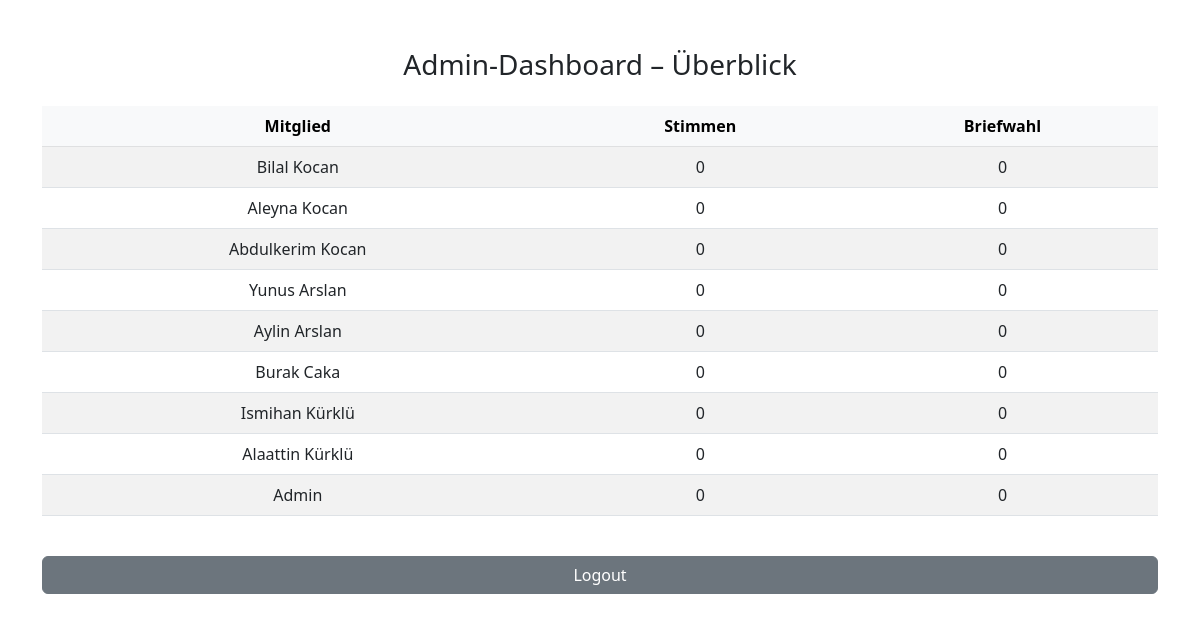
/dashboard (signed in), run on the app's committed database.
### tables this page shows
CREATE TABLE users (
    id INTEGER PRIMARY KEY AUTOINCREMENT,
    name TEXT NOT NULL,
    password TEXT NOT NULL,
    is_admin INTEGER DEFAULT 0
);

### app.py (the view, shortened to what this page needs)
@app.route('/dashboard', methods=['GET', 'POST'])
def dashboard():
    if 'user_id' not in session:
        return redirect(url_for('login'))
    error = None
    try:
        conn = get_db()
        cur = conn.cursor()
        if session.get('is_admin'):
            cur.execute("""
                SELECT users.name, COUNT(entries.id) as total,
                       SUM(entries.briefwahl) as briefwahl
                FROM users LEFT JOIN entries ON users.id = entries.user_id
                GROUP BY users.id
            """)
            summary = cur.fetchall()
            return render_template('admin_dashboard.html', summary=summary)
    except Exception as e:
        return f"<h1>Fehler im Dashboard:</h1><p>{str(e)}</p>"

### app.py (called while the page is built)
def get_db():
    conn = sqlite3.connect(DATABASE)
    conn.row_factory = sqlite3.Row
    return conn

### templates/admin_dashboard.html (shortened to what this page needs)
<!doctype html>
<html lang="de">
<head>
  <link href="https://cdn.jsdelivr.net/npm/bootstrap@5.3.0/dist/css/bootstrap.min.css" rel="stylesheet">
</head>
<body class="container py-5">
  <h3 class="mb-4 text-center">Admin-Dashboard – Überblick</h3>
  <div class="table-responsive">
    <table class="table table-striped align-middle text-center">
      <thead class="table-light">
        <tr>
          <th>Mitglied</th>
          <th>Stimmen</th>
          <th>Briefwahl</th>
        </tr>
      </thead>
      <tbody>
        {% for row in summary %}
        <tr>
          <td>{{ row['name'] }}</td>
          <td>{{ row['total'] or 0 }}</td>
          <td>{{ row['briefwahl'] or 0 }}</td>
        </tr>
        {% endfor %}
      </tbody>
    </table>
  </div>
  <a href="{{ url_for('logout') }}" class="btn btn-secondary w-100 mt-4">Logout</a>
</body>
</html>

### data on the page
users: name "Bilal Kocan", is_admin "0"
users: name "Aleyna Kocan", is_admin "0"
users: name "Abdulkerim Kocan", is_admin "0"
users: name "Yunus Arslan", is_admin "0"
users: name "Aylin Arslan", is_admin "0"
users: name "Burak Caka", is_admin "0"
users: name "Ismihan Kürklü", is_admin "0"
users: name "Alaattin Kürklü", is_admin "0"
users: name "Admin", row "0"
